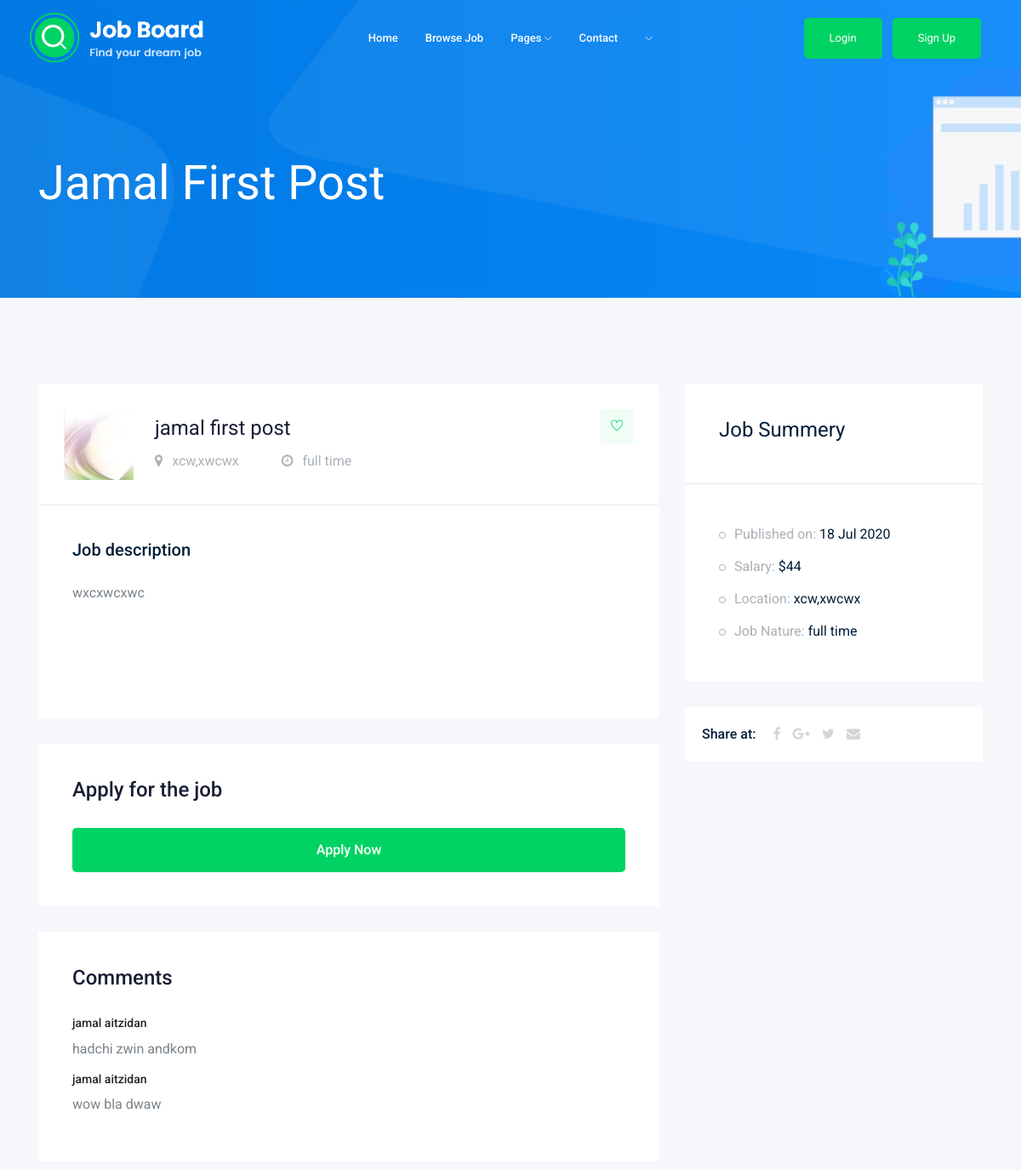
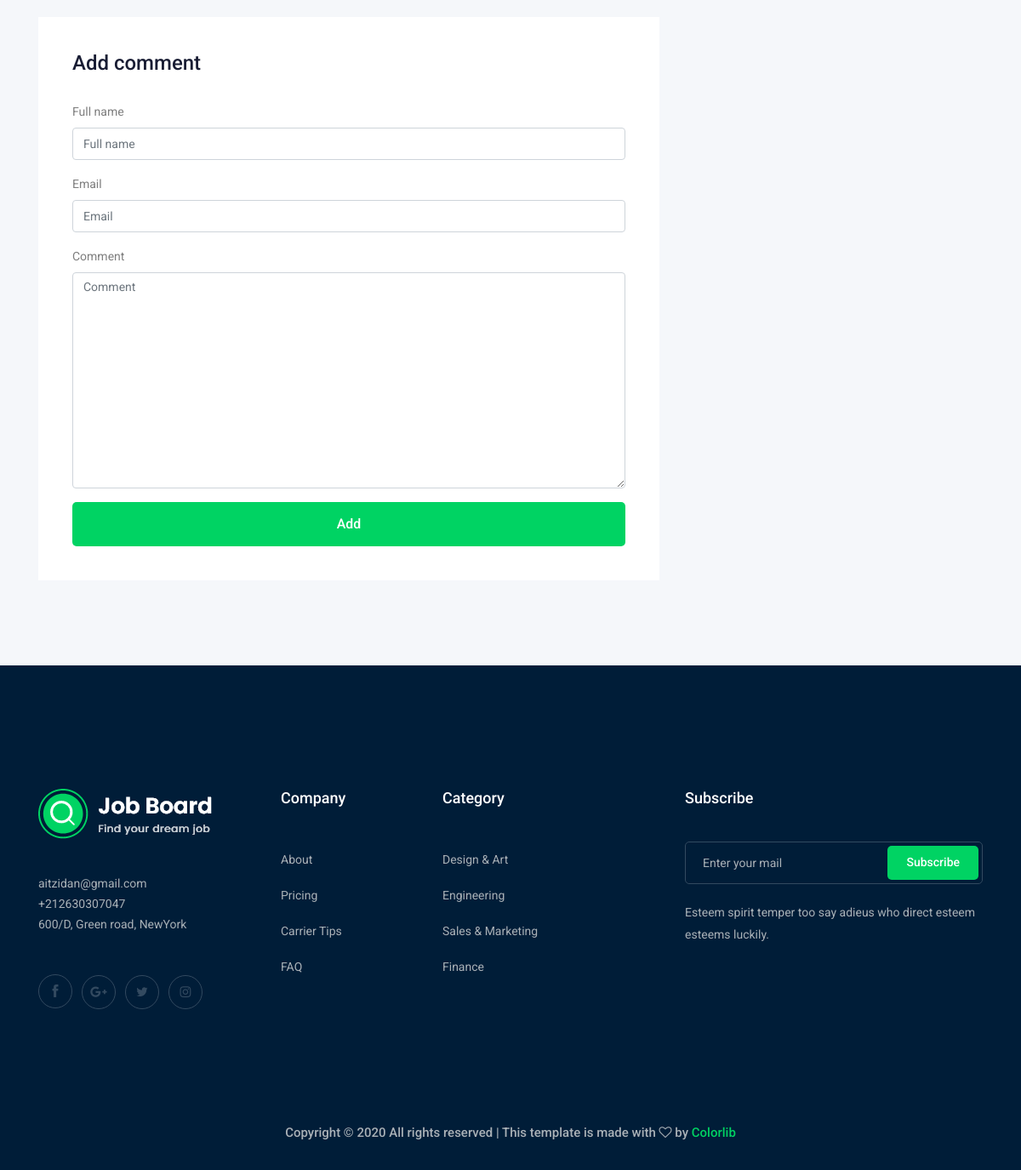
/2, run on the app's committed database (2 pictures, top to bottom).
### Job/models.py (models this page shows, shortened)
class Job(models.Model):
    owner=models.ForeignKey(User ,on_delete=models.CASCADE)
    title=models.CharField(max_length=200)
    description=models.TextField()
    image=models.ImageField(upload_to='media/images/')
    city = models.CharField(max_length=200)
    contry=models.CharField(max_length=200)
    job_type = models.CharField(max_length=10, choices=Job_Type)
    published_at=models.DateTimeField(auto_now_add=True)
    salary=models.IntegerField(default=0)
    slug = models.SlugField(null=True, blank=True)

class Comment(models.Model):
    full_name=models.CharField(max_length=150)
    email=models.EmailField()
    comment=models.TextField()
    published_at=models.DateTimeField(auto_now_add=True)

### Job/views.py (the view)
# urls.py: path('<int:id>', v.job, name='job'),
def job(request,id):
    job=get_object_or_404(Job,id=id)
    comments=Comment.objects.all()
    if request.method == 'POST':
        form = commentform(request.POST, request.FILES)
        if form.is_valid():
            form.save()
            return redirect("/")
    else:
        form = commentform()
    context = {
        'form': form,
        'job': job,
        'comments': comments,
    }
    return render(request, 'job_details.html', context)

### Job/forms.py
class commentform(forms.ModelForm):
    class Meta:
        model=Comment
        firlds='__all__'
        exclude = ('published_at',)

### Job/templates/job_details.html (shortened to what this page needs)
{% extends 'base.html' %}
{% load static %}
{% load bootstrap4 %}
{% block content %}
<div class="bradcam_area bradcam_bg_1">
    <div class="container">
        <div class="row">
            <div class="col-xl-12">
                <div class="bradcam_text">
                    <h3>{{job.title}}</h3>
                </div>
            </div>
        </div>
    </div>
</div>
<div class="job_details_area">
    <div class="container">
        <div class="row">
            <div class="col-lg-8">
                <div class="job_details_header">
                    <div class="single_jobs white-bg d-flex justify-content-between">
                        <div class="jobs_left d-flex align-items-center">
                            <div class="thumb">
                                <img src="{{job.image.url}} " alt="" style="margin-left: -15px;height: 83px; weight: 37px;width: 81px;margin-top: -16px;">
                            </div>
                            <div class="jobs_conetent">
                                <a href="#">
                                    <h4>{{job.title}}</h4>
                                </a>
                                <div class="links_locat d-flex align-items-center">
                                    <div class="location">
                                        <p> <i class="fa fa-map-marker"></i> {{job.city}},{{job.contry}}</p>
                                    </div>
                                    <div class="location">
                                        <p> <i class="fa fa-clock-o"></i> {{job.job_type}}</p>
                                    </div>
                                </div>
                            </div>
                        </div>
                        <div class="jobs_right">
                            <div class="apply_now">
                                <a class="heart_mark" href="#"> <i class="ti-heart"></i> </a>
                            </div>
                        </div>
                    </div>
                </div>
                <div class="descript_wrap white-bg">
                    <div class="single_wrap">
                        <h4>Job description</h4>
                        <p>{{job.description}}</p>
                    </div>
                </div>
                <div class="descript_wrap white-bg">
                </div>
                <div class="apply_job_form white-bg">
                    <h4>Apply for the job</h4>
                    <a class="boxed-btn3 w-100" href="{% url 'Job:apply' job.id %} ">Apply Now</a>
                    <br>
                </div>
                <div class="apply_job_form white-bg">
                    <h4>Comments</h4>
                    {% for comment in comments %}
                    <h6>{{comment.full_name}} </h6>
                    <p>{{comment.comment}} </p>
                    {% endfor %}
                </div>
                <div class="apply_job_form white-bg">
                    <h4>Add comment</h4>
                    <form method="POST" class="form" enctype="multipart/form-data">
                        {% bootstrap_form form %}
                        {% buttons %}
                        <button type="submit" class="boxed-btn3 w-100">Add</button>
                        {% endbuttons %}
                    </form>
                </div>
            </div>
            <div class="col-lg-4">
                <div class="job_sumary">
                    <div class="summery_header">
                        <h3>Job Summery</h3>
                    </div>
                    <div class="job_content">
                        <ul>
                            <li>Published on: <span>{{job.published_at|date:"d M o "}}</span></li>
                            <li>Salary: <span> ${{job.salary}} </span></li>
                            <li>Location: <span>{{job.city}},{{job.contry}}</span></li>
                            <li>Job Nature: <span> {{job.job_type}}</span></li>
                        </ul>
                    </div>
                </div>
                <div class="share_wrap d-flex">
                    <span>Share at:</span>
                    <ul>
                        <li><a href="#"> <i class="fa fa-facebook"></i></a> </li>
                        <li><a href="#"> <i class="fa fa-google-plus"></i></a> </li>
                        <li><a href="#"> <i class="fa fa-twitter"></i></a> </li>
                        <li><a href="#"> <i class="fa fa-envelope"></i></a> </li>
                    </ul>
                </div>
            </div>
        </div>
    </div>
</div>
{% endblock content %}

### data on the page
Job: title "Jamal First Post", image (picture), title "jamal first post", city "xcw", contry "xwcwx", job_type "full time", description "wxcxwcxwc", published_at "18 Jul 2020", salary "44"
Comment: full_name "jamal aitzidan", comment "hadchi zwin andkom"
Comment: full_name "jamal aitzidan", comment "wow bla dwaw"
